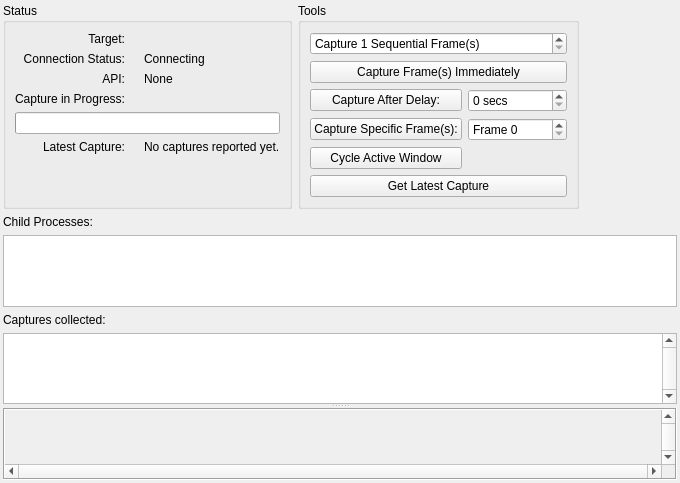
<?xml version="1.0" encoding="UTF-8"?>
<ui version="4.0">
 <class>LiveCapture</class>
 <widget class="QFrame" name="LiveCapture">
  <property name="geometry">
   <rect>
    <x>0</x>
    <y>0</y>
    <width>680</width>
    <height>483</height>
   </rect>
  </property>
  <property name="windowTitle">
   <string>Connecting...</string>
  </property>
  <layout class="QVBoxLayout" name="mainLayout">
   <property name="leftMargin">
    <number>3</number>
   </property>
   <property name="topMargin">
    <number>3</number>
   </property>
   <property name="rightMargin">
    <number>3</number>
   </property>
   <property name="bottomMargin">
    <number>3</number>
   </property>
   <item>
    <widget class="QFrame" name="frame_3">
     <property name="sizePolicy">
      <sizepolicy hsizetype="Preferred" vsizetype="Maximum">
       <horstretch>0</horstretch>
       <verstretch>0</verstretch>
      </sizepolicy>
     </property>
     <layout class="QHBoxLayout" name="horizontalLayout">
      <property name="leftMargin">
       <number>0</number>
      </property>
      <property name="topMargin">
       <number>0</number>
      </property>
      <property name="rightMargin">
       <number>0</number>
      </property>
      <property name="bottomMargin">
       <number>0</number>
      </property>
      <item>
       <widget class="QGroupBox" name="statusGroup">
        <property name="title">
         <string>Status</string>
        </property>
        <layout class="QGridLayout" name="gridLayout_2">
         <item row="0" column="0">
          <widget class="QLabel" name="label">
           <property name="text">
            <string>Target:</string>
           </property>
           <property name="alignment">
            <set>Qt::AlignRight|Qt::AlignTrailing|Qt::AlignVCenter</set>
           </property>
          </widget>
         </item>
         <item row="0" column="2">
          <widget class="QLabel" name="target">
           <property name="text">
            <string/>
           </property>
          </widget>
         </item>
         <item row="1" column="0">
          <widget class="QLabel" name="connectionStatusLabel">
           <property name="text">
            <string>Connection Status:</string>
           </property>
           <property name="alignment">
            <set>Qt::AlignRight|Qt::AlignTrailing|Qt::AlignVCenter</set>
           </property>
          </widget>
         </item>
         <item row="1" column="1">
          <widget class="QLabel" name="connectionIcon">
           <property name="sizePolicy">
            <sizepolicy hsizetype="Fixed" vsizetype="Preferred">
             <horstretch>0</horstretch>
             <verstretch>0</verstretch>
            </sizepolicy>
           </property>
           <property name="text">
            <string/>
           </property>
           <property name="pixmap">
            <pixmap resource="../../Resources/resources.qrc">:/hourglass.png</pixmap>
           </property>
          </widget>
         </item>
         <item row="1" column="2">
          <widget class="QLabel" name="connectionStatus">
           <property name="text">
            <string>Connecting</string>
           </property>
          </widget>
         </item>
         <item row="2" column="0">
          <widget class="QLabel" name="apiStatusLabel">
           <property name="text">
            <string>API:</string>
           </property>
           <property name="alignment">
            <set>Qt::AlignRight|Qt::AlignTrailing|Qt::AlignTop</set>
           </property>
          </widget>
         </item>
         <item row="2" column="1">
          <widget class="RDLabel" name="apiIcon">
           <property name="sizePolicy">
            <sizepolicy hsizetype="Fixed" vsizetype="Preferred">
             <horstretch>0</horstretch>
             <verstretch>0</verstretch>
            </sizepolicy>
           </property>
           <property name="cursor">
            <cursorShape>PointingHandCursor</cursorShape>
           </property>
           <property name="toolTip">
            <string>&lt;p&gt;An API in use is not presenting to a window. This commonly means the API rendering is happening to off-screen targets and either nothing is displayed, or the results are displayed using some other mechanism.&lt;/p&gt;

&lt;p&gt;Without the boundary of a frame, RenderDoc cannot capture by default since it can't tell where to start and stop.&lt;/p&gt;

&lt;p&gt;You can use RenderDoc's In-application API to manually provide markers about where to start and stop the frame capture.&lt;/p&gt;

&lt;p&gt;Click on the icon for more information about this API.&lt;/p&gt;</string>
           </property>
           <property name="pixmap">
            <pixmap resource="../../Resources/resources.qrc">:/information.png</pixmap>
           </property>
          </widget>
         </item>
         <item row="2" column="2">
          <widget class="QLabel" name="apiStatus">
           <property name="text">
            <string>None</string>
           </property>
           <property name="textFormat">
            <enum>Qt::RichText</enum>
           </property>
          </widget>
         </item>
         <item row="3" column="0">
          <widget class="QLabel" name="progressLabel">
           <property name="text">
            <string>Capture in Progress:</string>
           </property>
           <property name="alignment">
            <set>Qt::AlignRight|Qt::AlignTrailing|Qt::AlignVCenter</set>
           </property>
          </widget>
         </item>
         <item row="4" column="0" colspan="3">
          <widget class="QProgressBar" name="progressBar">
           <property name="sizePolicy">
            <sizepolicy hsizetype="Expanding" vsizetype="Fixed">
             <horstretch>0</horstretch>
             <verstretch>0</verstretch>
            </sizepolicy>
           </property>
          </widget>
         </item>
         <item row="5" column="0">
          <widget class="QLabel" name="latestCaptureLabel">
           <property name="text">
            <string>Latest Capture:</string>
           </property>
           <property name="alignment">
            <set>Qt::AlignRight|Qt::AlignTrailing|Qt::AlignTop</set>
           </property>
          </widget>
         </item>
         <item row="5" column="2">
          <widget class="QLabel" name="latestCaptureStatus">
           <property name="text">
            <string>No captures reported yet.</string>
           </property>
           <property name="wordWrap">
            <bool>true</bool>
           </property>
          </widget>
         </item>
         <item row="6" column="0" colspan="2">
          <spacer name="verticalSpacer_2">
           <property name="orientation">
            <enum>Qt::Vertical</enum>
           </property>
           <property name="sizeHint" stdset="0">
            <size>
             <width>0</width>
             <height>0</height>
            </size>
           </property>
          </spacer>
         </item>
        </layout>
       </widget>
      </item>
      <item>
       <widget class="QGroupBox" name="toolsGroup">
        <property name="title">
         <string>Tools</string>
        </property>
        <layout class="QGridLayout" name="gridLayout_3">
         <item row="0" column="0" colspan="2">
          <widget class="QDoubleSpinBox" name="numFrames">
           <property name="minimumSize">
            <size>
             <width>45</width>
             <height>0</height>
            </size>
           </property>
           <property name="prefix">
            <string>Capture </string>
           </property>
           <property name="suffix">
            <string> Sequential Frame(s)</string>
           </property>
           <property name="decimals">
            <number>0</number>
           </property>
           <property name="minimum">
            <double>1.000000000000000</double>
           </property>
           <property name="maximum">
            <double>10.000000000000000</double>
           </property>
           <property name="value">
            <double>1.000000000000000</double>
           </property>
          </widget>
         </item>
         <item row="1" column="0" colspan="2">
          <widget class="QPushButton" name="triggerImmediateCapture">
           <property name="text">
            <string>Capture Frame(s) Immediately</string>
           </property>
          </widget>
         </item>
         <item row="3" column="0">
          <widget class="QPushButton" name="triggerDelayedCapture">
           <property name="text">
            <string>Capture After Delay:</string>
           </property>
          </widget>
         </item>
         <item row="3" column="1">
          <widget class="QDoubleSpinBox" name="captureDelay">
           <property name="baseSize">
            <size>
             <width>0</width>
             <height>0</height>
            </size>
           </property>
           <property name="suffix">
            <string> secs</string>
           </property>
           <property name="decimals">
            <number>0</number>
           </property>
           <property name="maximum">
            <double>120.000000000000000</double>
           </property>
           <property name="value">
            <double>0.000000000000000</double>
           </property>
          </widget>
         </item>
         <item row="4" column="0">
          <widget class="QPushButton" name="queueCap">
           <property name="text">
            <string>Capture Specific Frame(s):</string>
           </property>
          </widget>
         </item>
         <item row="4" column="1">
          <widget class="QDoubleSpinBox" name="captureFrame">
           <property name="prefix">
            <string>Frame </string>
           </property>
           <property name="decimals">
            <number>0</number>
           </property>
           <property name="maximum">
            <double>10000.000000000000000</double>
           </property>
          </widget>
         </item>
         <item row="5" column="0" colspan="2">
          <spacer name="verticalSpacer">
           <property name="orientation">
            <enum>Qt::Vertical</enum>
           </property>
           <property name="sizeHint" stdset="0">
            <size>
             <width>0</width>
             <height>0</height>
            </size>
           </property>
          </spacer>
         </item>
         <item row="6" column="0">
          <widget class="QPushButton" name="cycleActiveWindow">
           <property name="text">
            <string>Cycle Active Window</string>
           </property>
          </widget>
         </item>
         <item row="7" column="0" colspan="2">
          <widget class="QPushButton" name="getLatestCapture">
           <property name="text">
            <string>Get Latest Capture</string>
           </property>
          </widget>
         </item>
        </layout>
       </widget>
      </item>
      <item>
       <spacer name="horizontalSpacer">
        <property name="orientation">
         <enum>Qt::Horizontal</enum>
        </property>
        <property name="sizeHint" stdset="0">
         <size>
          <width>75</width>
          <height>20</height>
         </size>
        </property>
       </spacer>
      </item>
     </layout>
    </widget>
   </item>
   <item>
    <widget class="QLabel" name="childProcessLabel">
     <property name="sizePolicy">
      <sizepolicy hsizetype="Preferred" vsizetype="Fixed">
       <horstretch>0</horstretch>
       <verstretch>0</verstretch>
      </sizepolicy>
     </property>
     <property name="text">
      <string>Child Processes:</string>
     </property>
    </widget>
   </item>
   <item>
    <widget class="QListWidget" name="childProcesses">
     <property name="sizePolicy">
      <sizepolicy hsizetype="Expanding" vsizetype="Preferred">
       <horstretch>0</horstretch>
       <verstretch>0</verstretch>
      </sizepolicy>
     </property>
     <property name="minimumSize">
      <size>
       <width>0</width>
       <height>40</height>
      </size>
     </property>
     <property name="sizeAdjustPolicy">
      <enum>QAbstractScrollArea::AdjustToContents</enum>
     </property>
     <property name="editTriggers">
      <set>QAbstractItemView::NoEditTriggers</set>
     </property>
     <property name="showDropIndicator" stdset="0">
      <bool>false</bool>
     </property>
     <property name="movement">
      <enum>QListView::Static</enum>
     </property>
     <property name="resizeMode">
      <enum>QListView::Adjust</enum>
     </property>
     <property name="spacing">
      <number>15</number>
     </property>
     <property name="viewMode">
      <enum>QListView::IconMode</enum>
     </property>
    </widget>
   </item>
   <item>
    <widget class="QFrame" name="frame_2">
     <property name="frameShape">
      <enum>QFrame::NoFrame</enum>
     </property>
     <property name="frameShadow">
      <enum>QFrame::Plain</enum>
     </property>
     <layout class="QVBoxLayout" name="verticalLayout_3">
      <property name="spacing">
       <number>0</number>
      </property>
      <property name="leftMargin">
       <number>0</number>
      </property>
      <property name="topMargin">
       <number>0</number>
      </property>
      <property name="rightMargin">
       <number>0</number>
      </property>
      <property name="bottomMargin">
       <number>0</number>
      </property>
      <item>
       <widget class="QSplitter" name="previewSplit">
        <property name="orientation">
         <enum>Qt::Vertical</enum>
        </property>
        <property name="childrenCollapsible">
         <bool>false</bool>
        </property>
        <widget class="QFrame" name="frame">
         <property name="frameShape">
          <enum>QFrame::NoFrame</enum>
         </property>
         <property name="frameShadow">
          <enum>QFrame::Plain</enum>
         </property>
         <layout class="QVBoxLayout" name="verticalLayout_2">
          <property name="leftMargin">
           <number>0</number>
          </property>
          <property name="topMargin">
           <number>0</number>
          </property>
          <property name="rightMargin">
           <number>0</number>
          </property>
          <property name="bottomMargin">
           <number>0</number>
          </property>
          <item>
           <widget class="QLabel" name="capturesLabel">
            <property name="text">
             <string>Captures collected:</string>
            </property>
           </widget>
          </item>
          <item>
           <widget class="RDListWidget" name="captures">
            <property name="verticalScrollBarPolicy">
             <enum>Qt::ScrollBarAlwaysOn</enum>
            </property>
            <property name="horizontalScrollBarPolicy">
             <enum>Qt::ScrollBarAlwaysOff</enum>
            </property>
            <property name="sizeAdjustPolicy">
             <enum>QAbstractScrollArea::AdjustToContents</enum>
            </property>
            <property name="editTriggers">
             <set>QAbstractItemView::EditKeyPressed|QAbstractItemView::SelectedClicked</set>
            </property>
            <property name="showDropIndicator" stdset="0">
             <bool>false</bool>
            </property>
            <property name="selectionMode">
             <enum>QAbstractItemView::ExtendedSelection</enum>
            </property>
            <property name="iconSize">
             <size>
              <width>256</width>
              <height>144</height>
             </size>
            </property>
            <property name="verticalScrollMode">
             <enum>QAbstractItemView::ScrollPerPixel</enum>
            </property>
            <property name="movement">
             <enum>QListView::Static</enum>
            </property>
            <property name="flow">
             <enum>QListView::LeftToRight</enum>
            </property>
            <property name="resizeMode">
             <enum>QListView::Adjust</enum>
            </property>
            <property name="spacing">
             <number>12</number>
            </property>
            <property name="viewMode">
             <enum>QListView::IconMode</enum>
            </property>
            <property name="uniformItemSizes">
             <bool>true</bool>
            </property>
           </widget>
          </item>
         </layout>
        </widget>
        <widget class="QScrollArea" name="previewScroll">
         <property name="sizePolicy">
          <sizepolicy hsizetype="Preferred" vsizetype="Preferred">
           <horstretch>0</horstretch>
           <verstretch>0</verstretch>
          </sizepolicy>
         </property>
         <property name="frameShape">
          <enum>QFrame::Box</enum>
         </property>
         <property name="verticalScrollBarPolicy">
          <enum>Qt::ScrollBarAlwaysOn</enum>
         </property>
         <property name="horizontalScrollBarPolicy">
          <enum>Qt::ScrollBarAlwaysOn</enum>
         </property>
         <property name="sizeAdjustPolicy">
          <enum>QAbstractScrollArea::AdjustToContents</enum>
         </property>
         <property name="alignment">
          <set>Qt::AlignLeading|Qt::AlignLeft|Qt::AlignTop</set>
         </property>
         <widget class="RDLabel" name="preview">
          <property name="geometry">
           <rect>
            <x>0</x>
            <y>0</y>
            <width>16</width>
            <height>16</height>
           </rect>
          </property>
          <property name="sizePolicy">
           <sizepolicy hsizetype="Fixed" vsizetype="Fixed">
            <horstretch>0</horstretch>
            <verstretch>0</verstretch>
           </sizepolicy>
          </property>
         </widget>
        </widget>
       </widget>
      </item>
     </layout>
    </widget>
   </item>
  </layout>
 </widget>
 <customwidgets>
  <customwidget>
   <class>RDLabel</class>
   <extends>QLabel</extends>
   <header>Widgets/Extended/RDLabel.h</header>
  </customwidget>
  <customwidget>
   <class>RDListWidget</class>
   <extends>QListWidget</extends>
   <header>Widgets/Extended/RDListWidget.h</header>
  </customwidget>
 </customwidgets>
 <resources>
  <include location="../../Resources/resources.qrc"/>
 </resources>
 <connections/>
</ui>
